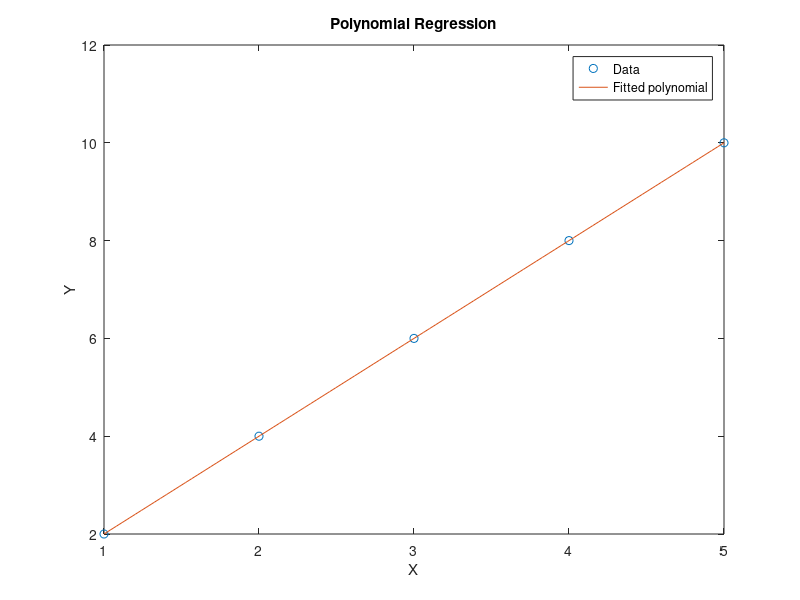

Here is the MATLAB script that generated this plot:
%Polynomial Regression............
clc;
clear all;
close all;
%Sample Data
x=[1,2,3,4,5];
y=[2,4,6,8,10];
%Polynomial degree
degree = 2;
%Perform polynomial regression
p= polyfit(x,y,degree);
%Create a polynomial model
x_fit= linspace(min(x),max(x),100); %100 points for a smoother plot
y_fit= polyval(p,x_fit);
%Plot figure
plot(x,y,'o'); %original polynomial
hold on;
plot(x_fit,y_fit,'-'); %fitted polynomial
title('Polynomial Regression');
xlabel('X');
ylabel('Y');
legend('Data','Fitted polynomial');